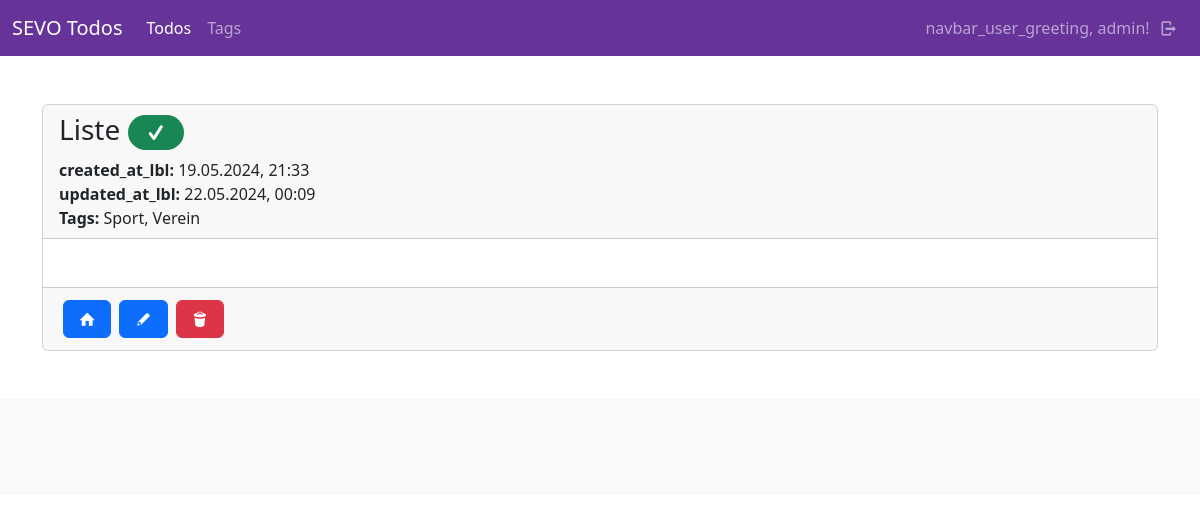
Page /todos/detail/7 (signed in) on the committed database.
### todos/models.py (models this page shows, shortened)
class Todo(models.Model):
    user = models.ForeignKey(User, on_delete=models.CASCADE)
    title = models.CharField(max_length=255)
    content = tinymce_models.HTMLField()
    tags = models.ManyToManyField(Tag, blank=True)
    done = models.BooleanField(default=False)
    created_at = models.DateTimeField(auto_now_add=True)
    updated_at = models.DateTimeField(auto_now=True)
    class Meta:
        ordering = ["-created_at"]
        pass
    def get_tags_str(self):
        tags = self.tags.all()
        tags_list = [tag.name for tag in tags]
        return ", ".join(tags_list)

class Tag(models.Model):
    user = models.ForeignKey(User, on_delete=models.CASCADE)
    name = models.CharField(max_length=100)
    class Meta:
        ordering = ["name"]

### todos/views/todo_views.py (the view)
# urls.py: path("detail/<int:id>", todo_views.detail, name="todos-detail"),
@login_required(login_url="sevo-auth-login")
def detail(request, id):
    current_user = request.user
    todo = get_object_or_404(models.Todo, id=id, user=current_user)
    return render(request, "todos/todo/detail.html", {
        "title": _("todos_detail_title"),
        "todo": todo
    })

### todos/templates/todos/todo/detail.html (shortened to what this page needs)
{% extends "base_main.html" %}
{% load i18n %}
{% block main %}
    <div class="card">
        <div class="card-header">
            <h3>{{ todo.title }}
                <span class="badge rounded-pill {% if todo.done %}text-bg-success{% else %}text-bg-warning{% endif %}">
                    <i class="demo-icon icon-check"></i>
                </span>
            </h3>
            <div>
                <strong>{% trans "created_at_lbl" %}:</strong> {{ todo.created_at|date:"d.m.Y, H:i" }}
            </div>
            <div>
                <strong>{% trans "updated_at_lbl" %}:</strong> {{ todo.updated_at|date:"d.m.Y, H:i" }}
            </div>
            <div>
                <strong>Tags:</strong>
                {{ todo.get_tags_str}}
            </div>
        </div>
        <div class="card-body">
        </div>
        <div class="card-footer">
            <div class="d-flex justify-content-start align-content-center">
                <a class="d-block btn btn-primary d-block m-1" href="{% url "todos-index" %}"><i class="demo-icon icon-home"></i></a>
                <a class="btn btn-primary d-block m-1" href="{% url "todos-update" id=todo.id %}"><i class="demo-icon icon-pencil"></i></a>
                <a class="btn btn-danger d-block m-1" href="{% url "todos-delete" id=todo.id %}"><i class="demo-icon icon-trash"></i></a>
            </div>
        </div>
    </div>
{%  endblock %}

### templates/partials/_navbar.html (shortened to what this page needs)
{% load i18n %}
<nav class="navbar navbar-expand-lg navbar-dark bg-rebecca-purple">
    <div class="container-fluid">
        <a class="navbar-brand" href="/">SEVO Todos</a>
        <div class="collapse navbar-collapse" id="navbarContent">
            <ul class="navbar-nav me-auto mb-2 mb-lg-0">
                {% if user.is_authenticated %}
                <li class="nav-item">
                    <a class="nav-link{% if "todos" in request.path %} active{% endif %}"{% if "todos" in request.path %} aria-current="page"{% endif %} href="{% url "todos-index" %}">Todos</a>
                </li>
                {% endif %}
                {% if user.is_authenticated %}
                <li class="nav-item">
                    <a class="nav-link{% if "tag" in request.path %} active{% endif %}"{% if "tag" in request.path %} aria-current="page"{% endif %} href="{% url "todos-tag-index" %}">Tags</a>
                </li>
                {% endif %}
            </ul>
            {% if user.is_authenticated %}
                <span class="navbar-text navbar-dark">{% trans "navbar_user_greeting" %}, {{ user }}!</span>
            {% endif %}
            <ul class="navbar-nav mb-2 mb-lg-0">
                {% if user.is_authenticated %}
                    <li class="nav-item">
                        <a class="nav-link" href="{% url "sevo-auth-logout" %}"><i class="demo-icon icon-logout"></i></a>
                    </li>
                {% else %}
                    <li class="nav-item">
                        <a class="nav-link {% if "login" in request.path %} active{% endif %}"{% if "members" in request.path %} aria-current="page"{% endif %} href="{% url "sevo-auth-login" %}"><i class="demo-icon icon-user"></i></a>
                    </li>
                {% endif %}
            </ul>
        </div>
    </div>
</nav>

### static/css/style.css (style rules this page uses)
.bg-rebecca-purple { background-color: rebeccapurple; }

### rows in the picture
Todo: title "Liste", created_at "19.05.2024, 21:33", updated_at "22.05.2024, 00:09", get_tags_str "Sport, Verein"

### other values in the picture
{{ user }} "admin"
